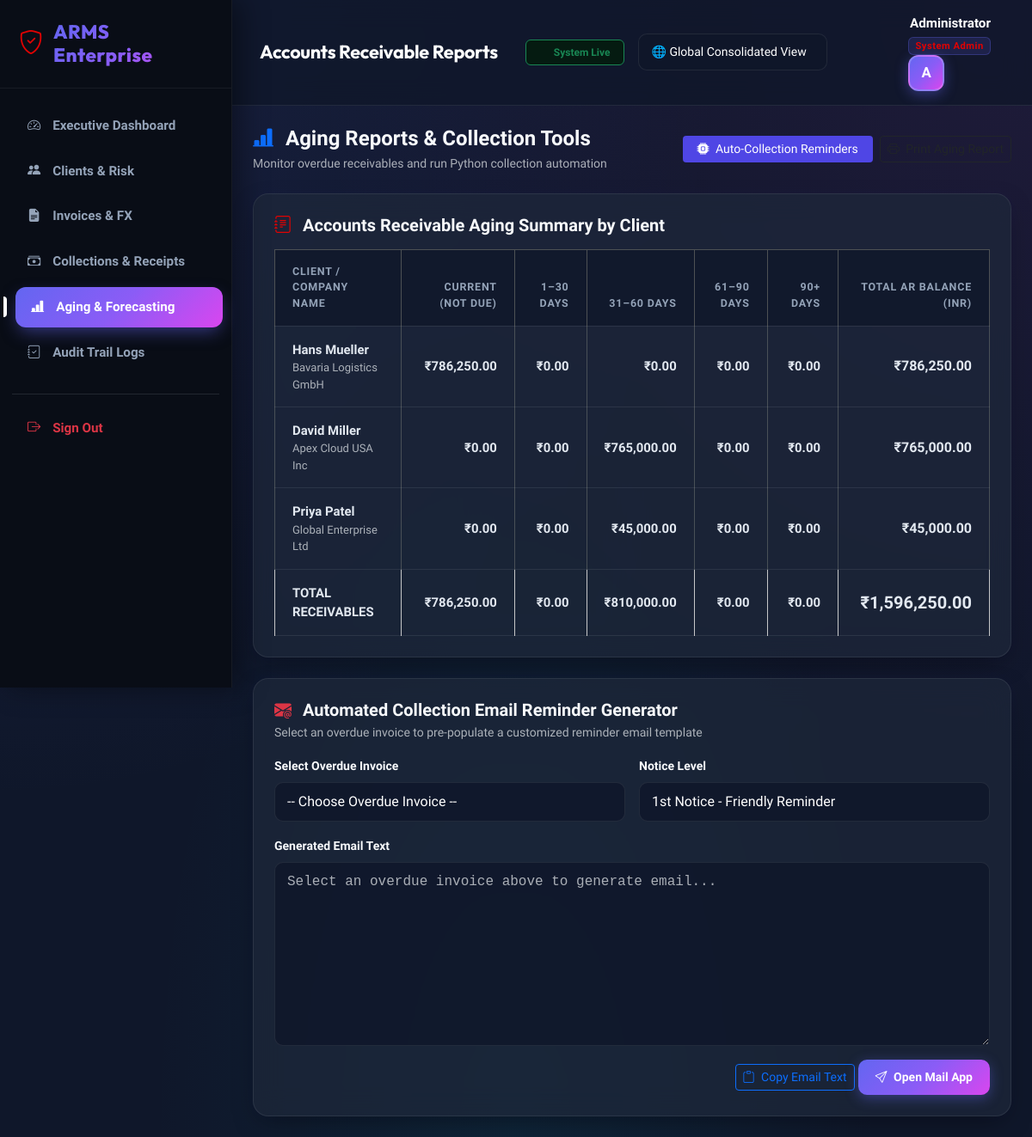
The page /reports/index.php (signed in) on the database its author committed.
### tables this page shows
CREATE TABLE customers (
    customer_id INT AUTO_INCREMENT PRIMARY KEY,
    entity_id INT NOT NULL DEFAULT 1,
    customer_name VARCHAR(100) NOT NULL,
    company_name VARCHAR(150),
    email VARCHAR(100),
    phone VARCHAR(20),
    address TEXT,
    city VARCHAR(100),
    state VARCHAR(100),
    country VARCHAR(100),
    currency_code VARCHAR(10) DEFAULT 'INR',
    credit_limit DECIMAL(12,2) DEFAULT 100000.00,
    payment_terms VARCHAR(50) DEFAULT 'Net 30',
    risk_level ENUM('Low','Medium','High') DEFAULT 'Low',
    credit_hold TINYINT(1) DEFAULT 0,  
    created_at TIMESTAMP DEFAULT CURRENT_TIMESTAMP,
    FOREIGN KEY (entity_id) REFERENCES entities(entity_id) ON DELETE CASCADE
);

### reports/index.php (the view, shortened to what this page needs)
<?php
require_once "../config/database.php";
include "../includes/header.php";
include "../includes/sidebar.php";
try {
    $aging_stmt = $conn->query("
        SELECT
            c.customer_id,
            c.customer_name,
            c.company_name,
            c.email,
            c.phone,
            COALESCE(SUM((i.total_amount - i.paid_amount) * i.fx_rate), 0) AS total_ar,
            COALESCE(SUM(CASE WHEN i.due_date >= CURRENT_DATE() THEN ((i.total_amount - i.paid_amount) * i.fx_rate) ELSE 0 END), 0) AS current_amt,
            COALESCE(SUM(CASE WHEN DATEDIFF(CURRENT_DATE(), i.due_date) BETWEEN 1 AND 30 AND i.status != 'Paid' THEN ((i.total_amount - i.paid_amount) * i.fx_rate) ELSE 0 END), 0) AS days_1_30,
            COALESCE(SUM(CASE WHEN DATEDIFF(CURRENT_DATE(), i.due_date) BETWEEN 31 AND 60 AND i.status != 'Paid' THEN ((i.total_amount - i.paid_amount) * i.fx_rate) ELSE 0 END), 0) AS days_31_60,
            COALESCE(SUM(CASE WHEN DATEDIFF(CURRENT_DATE(), i.due_date) BETWEEN 61 AND 90 AND i.status != 'Paid' THEN ((i.total_amount - i.paid_amount) * i.fx_rate) ELSE 0 END), 0) AS days_61_90,
            COALESCE(SUM(CASE WHEN DATEDIFF(CURRENT_DATE(), i.due_date) > 90 AND i.status != 'Paid' THEN ((i.total_amount - i.paid_amount) * i.fx_rate) ELSE 0 END), 0) AS days_90_plus
        FROM customers c
        JOIN invoices i ON c.customer_id = i.customer_id
        WHERE i.status != 'Paid'
        GROUP BY c.customer_id
        HAVING total_ar > 0
        ORDER BY total_ar DESC
    ");
    $aging_report = $aging_stmt->fetchAll(PDO::FETCH_ASSOC);
} catch (PDOException $e) {
    die("Database Error: " . $e->getMessage());
}
?>
<div class="content">
    <?php include "../includes/navbar.php"; ?>
    <div class="container-fluid p-4">
        <div class="d-flex justify-content-between align-items-center mb-4 d-print-none">
            <div>
                <h4 class="fw-bold mb-1"><i class="bi bi-bar-chart-line-fill text-primary me-2"></i> Aging Reports & Collection Tools</h4>
                <p class="text-muted small mb-0">Monitor overdue receivables and run Python collection automation</p>
            </div>
            <div class="d-flex gap-2">
                <a href="run_python_reminders.php" class="btn btn-indigo text-white btn-sm px-3" style="background-color: #4f46e5;">
                    <i class="bi bi-cpu-fill me-1"></i>  Auto-Collection Reminders
                </a>
                <button onclick="window.print()" class="btn btn-outline-dark btn-sm"><i class="bi bi-printer me-1"></i> Print Aging Report</button>
            </div>
        </div>
        <div class="card-custom mb-4 p-4">
            <h5 class="fw-bold mb-3"><i class="bi bi-journal-text text-indigo me-2"></i> Accounts Receivable Aging Summary by Client</h5>
            <div class="table-responsive">
                <table class="table table-custom table-bordered mb-0">
                    <thead>
                        <tr class="table-dark">
                            <th>Client / Company Name</th>
                            <th class="text-end">Current (Not Due)</th>
                            <th class="text-end">1–30 Days</th>
                            <th class="text-end">31–60 Days</th>
                            <th class="text-end">61–90 Days</th>
                            <th class="text-end">90+ Days</th>
                            <th class="text-end">Total AR Balance (INR)</th>
                        </tr>
                    </thead>
                    <tbody>
                        <?php if (count($aging_report) > 0):
                            $tot_current = 0; $tot_1_30 = 0; $tot_31_60 = 0; $tot_61_90 = 0; $tot_90_plus = 0; $tot_ar = 0;
                            foreach ($aging_report as $r):
                                $tot_current += $r['current_amt'];
                                $tot_1_30 += $r['days_1_30'];
                                $tot_31_60 += $r['days_31_60'];
                                $tot_61_90 += $r['days_61_90'];
                                $tot_90_plus += $r['days_90_plus'];
                                $tot_ar += $r['total_ar'];
                        ?>
                            <tr>
                                <td>
                                    <div class="fw-bold"><?= htmlspecialchars($r['customer_name']) ?></div>
                                    <div class="text-muted small"><?= htmlspecialchars($r['company_name'] ?: 'Individual Client') ?></div>
                                </td>
                                <td class="text-end text-success fw-semibold">₹<?= number_format($r['current_amt'], 2) ?></td>
                                <td class="text-end text-warning fw-semibold">₹<?= number_format($r['days_1_30'], 2) ?></td>
                                <td class="text-end fw-semibold" style="color: #ea580c;">₹<?= number_format($r['days_31_60'], 2) ?></td>
                                <td class="text-end text-danger fw-semibold">₹<?= number_format($r['days_61_90'], 2) ?></td>
                                <td class="text-end text-dark fw-bold">₹<?= number_format($r['days_90_plus'], 2) ?></td>
                                <td class="text-end fw-bold fs-6 text-indigo">₹<?= number_format($r['total_ar'], 2) ?></td>
                            </tr>
                        <?php endforeach; ?>
                            <tr class="table-light fw-bold">
                                <td>TOTAL RECEIVABLES</td>
                                <td class="text-end text-success">₹<?= number_format($tot_current, 2) ?></td>
                                <td class="text-end text-warning">₹<?= number_format($tot_1_30, 2) ?></td>
                                <td class="text-end" style="color: #ea580c;">₹<?= number_format($tot_31_60, 2) ?></td>
                                <td class="text-end text-danger">₹<?= number_format($tot_61_90, 2) ?></td>
                                <td class="text-end text-dark">₹<?= number_format($tot_90_plus, 2) ?></td>
                                <td class="text-end text-indigo fs-5">₹<?= number_format($tot_ar, 2) ?></td>
                            </tr>
                        <?php else: ?>
                            <tr>
                                <td colspan="7" class="text-center text-muted py-4">No outstanding balances currently pending. Excellent collection rate!</td>
                            </tr>
                        <?php endif; ?>
                    </tbody>
                </table>
            </div>
        </div>
        <div class="card-custom p-4 d-print-none">
            <h5 class="fw-bold mb-1"><i class="bi bi-envelope-at-fill text-danger me-2"></i> Automated Collection Email Reminder Generator</h5>
            <p class="text-muted small mb-3">Select an overdue invoice to pre-populate a customized reminder email template</p>
            <div class="row g-3">
                <div class="col-md-6">
                    <label class="form-label small fw-semibold">Select Overdue Invoice</label>
                    <select id="reminderSelect" class="form-select" onchange="generateEmail()">
                        <option value="">-- Choose Overdue Invoice --</option>
                    </select>
                </div>
                <div class="col-md-6">
                    <label class="form-label small fw-semibold">Notice Level</label>
                    <select id="noticeType" class="form-select" onchange="generateEmail()">
                        <option value="friendly">1st Notice - Friendly Reminder</option>
                    </select>
                </div>
                <div class="col-12">
                    <label class="form-label small fw-semibold">Generated Email Text</label>
                    <textarea id="emailOutput" class="form-control font-monospace text-dark bg-light" rows="8" placeholder="Select an overdue invoice above to generate email..."></textarea>
                </div>
                <div class="col-12 text-end">
                    <button type="button" class="btn btn-outline-primary btn-sm" onclick="copyEmail()"><i class="bi bi-clipboard me-1"></i> Copy Email Text</button>
                    <a id="mailtoBtn" href="#" class="btn btn-primary btn-sm"><i class="bi bi-send me-1"></i> Open Mail App</a>
                </div>
            </div>
        </div>
    </div>
</div>
<?php include "../includes/footer.php"; ?>

### assets/css/dashboard.css (style rules this page uses)
:root { --primary: #6366f1; --primary-gradient: linear-gradient(135deg, #6366f1 0%, #8b5cf6 50%, #d946ef 100%); --primary-glow: rgba(99, 102, 241, 0.25); --bg-main: #0f172a; --bg-card: rgba(30, 41, 59, 0.7); --bg-card-hover: rgba(30, 41, 59, 0.9); --border-glass: rgba(255, 255, 255, 0.08); --border-highlight: rgba(99, 102, 241, 0.3); --sidebar-bg: #090d16; --sidebar-border: rgba(255, 255, 255, 0.06); --text-main: #f8fafc; --text-muted: #94a3b8; --text-dark: #e2e8f0; --success: #10b981; --success-bg: rgba(16, 185, 129, 0.12); --warning: #f59e0b; --warning-bg: rgba(245, 158, 11, 0.12); --danger: #f43f5e; --danger-bg: rgba(244, 63, 94, 0.12); --info: #06b6d4; --info-bg: rgba(6, 182, 212, 0.12); --shadow-card: 0 10px 30px -10px rgba(0, 0, 0, 0.5), 0 0 15px rgba(99, 102, 241, 0.05); --shadow-hover: 0 20px 40px -15px rgba(99, 102, 241, 0.25), 0 0 25px rgba(168, 85, 247, 0.15); }
body { font-family: 'Plus Jakarta Sans', 'Outfit', sans-serif; background-color: var(--bg-main); background-image: radial-gradient(at 0% 0%, rgba(99, 102, 241, 0.12) 0px, transparent 50%), radial-gradient(at 100% 0%, rgba(217, 70, 239, 0.08) 0px, transparent 50%), radial-gradient(at 50% 100%, rgba(6, 182, 212, 0.08) 0px, transparent 50%); background-attachment: fixed; color: var(--text-main); margin: 0; padding: 0; min-height: 100vh; }
.content { margin-left: 270px; min-height: 100vh; display: flex; flex-direction: column; }
.card-custom { background: var(--bg-card); backdrop-filter: blur(16px); -webkit-backdrop-filter: blur(16px); border: 1px solid var(--border-glass); border-radius: 18px; box-shadow: var(--shadow-card); transition: all 0.3s cubic-bezier(0.4, 0, 0.2, 1); color: var(--text-main); }
.text-indigo { color: #e00303 !important; }
.table-custom { color: var(--text-main); margin: 0; }
.table-custom th { background: rgba(15, 23, 42, 0.8) !important; color: var(--text-muted) !important; font-weight: 700; font-size: 0.78rem; text-transform: uppercase; letter-spacing: 0.8px; border-bottom: 1px solid var(--border-glass) !important; padding: 16px 20px !important; }
.table-custom td { padding: 16px 20px !important; vertical-align: middle; color: var(--text-dark) !important; border-bottom: 1px solid var(--border-glass) !important; background: transparent !important; font-size: 0.93rem; }
.btn-primary { background: var(--primary-gradient); border: none; border-radius: 10px; font-weight: 700; padding: 10px 20px; box-shadow: 0 4px 15px rgba(99, 102, 241, 0.4); transition: all 0.25s ease; }
.form-control, .form-select { background: rgba(15, 23, 42, 0.8) !important; border: 1px solid var(--border-glass) !important; color: #ffffff !important; border-radius: 10px !important; padding: 10px 14px !important; }

### rows shown on the page
customers: customer_name "Hans Mueller", company_name "Bavaria Logistics GmbH", current_amt "786,250.00", days_1_30 "0.00", days_31_60 "0.00", days_61_90 "0.00", days_90_plus "0.00", total_ar "786,250.00"
customers: customer_name "David Miller", company_name "Apex Cloud USA Inc", current_amt "0.00", days_1_30 "0.00", days_31_60 "765,000.00", days_61_90 "0.00", days_90_plus "0.00", total_ar "765,000.00"
customers: customer_name "Priya Patel", company_name "Global Enterprise Ltd", current_amt "0.00", days_1_30 "0.00", days_31_60 "45,000.00", days_61_90 "0.00", days_90_plus "0.00", total_ar "45,000.00"

### other values the page prints
$page_header "Accounts Receivable Reports"
$user_name "Administrator"
$user_role "System Admin"
$initial "A"
$tot_current "786,250.00"
$tot_1_30 "0.00"
$tot_31_60 "810,000.00"
$tot_61_90 "0.00"
$tot_90_plus "0.00"
$tot_ar "1,596,250.00"
